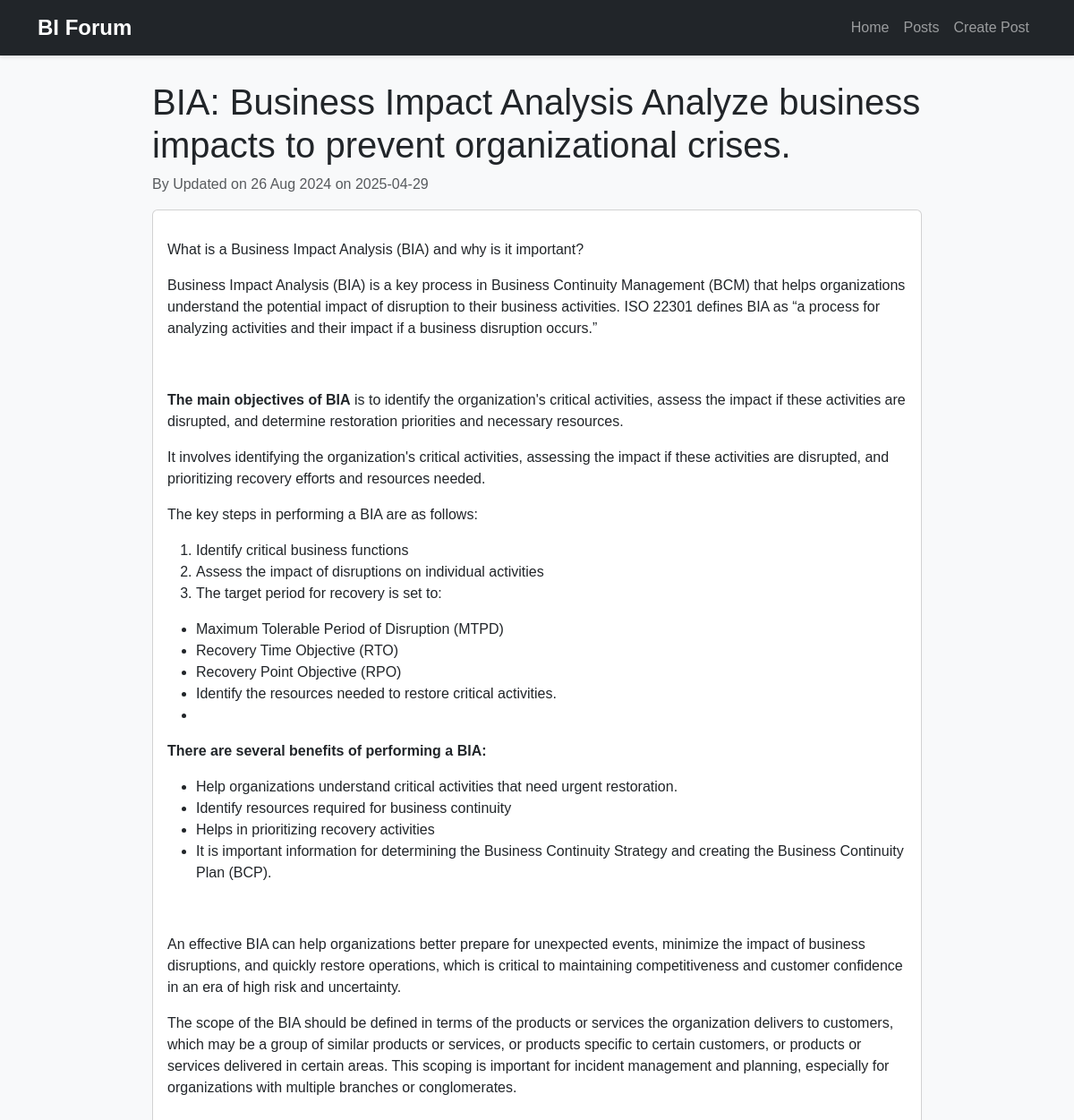
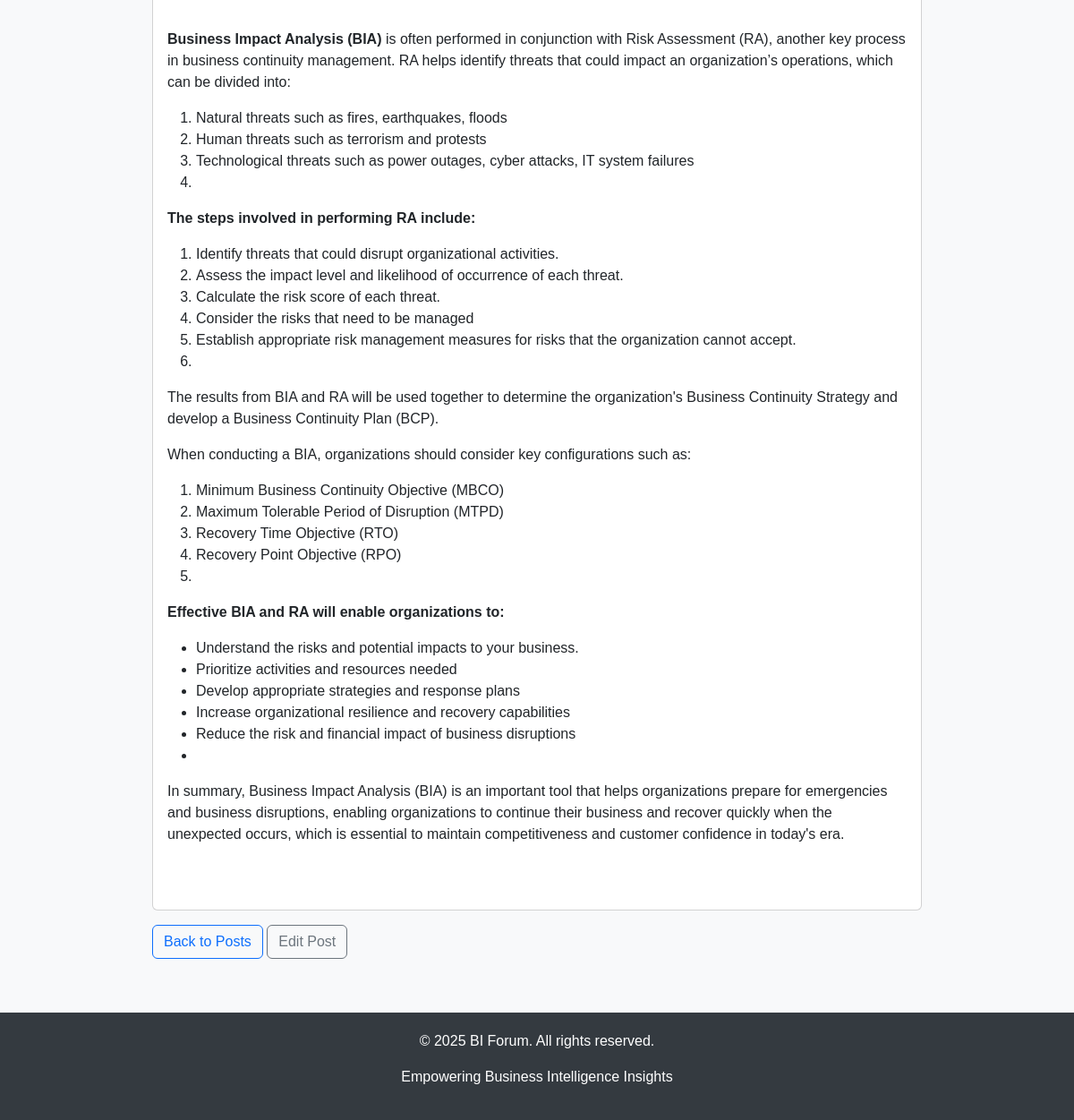
Screenshot of /post/2 with the database file from the repository (2 pictures, top to bottom).
### app.py (models this page shows)
class Post(db.Model):
    id = db.Column(db.Integer, primary_key=True)
    title = db.Column(db.String(100), nullable=False)
    content = db.Column(db.Text, nullable=False)
    author = db.Column(db.String(50), nullable=False)
    created_at = db.Column(db.DateTime, default=datetime.utcnow)

### app.py (the view)
@app.route('/post/<int:post_id>')
def post_detail(post_id):
    post = Post.query.get_or_404(post_id)
    return render_template('post_detail.html', post=post)

### templates/post_detail.html
{% extends "layout.html" %}
{% block content %}
<h1>{{ post.title }}</h1>
<p class="text-muted">
    By {{ post.author }} on {{ post.created_at.strftime('%Y-%m-%d') }}
</p>
<div class="card">
    <div class="card-body">
        <p class="card-text">{{ post.content | safe }}</p>
    </div>
</div>
<a href="{{ url_for('posts') }}" class="btn btn-outline-primary mt-3">Back to Posts</a>
<a href="{{ url_for('edit_post', post_id=post.id) }}" class="btn btn-outline-secondary mt-3">Edit Post</a>
{% endblock %}

### templates/layout.html (style rules this page uses)
body { padding-top: 70px; font-family: 'Arial', sans-serif; background-color: #f8f9fa; }

### rows the page displays
Post: title "BIA: Business Impact Analysis Analyze business impacts to prevent organizational crises.", author "Updated on 26 Aug 2024", created_at "2025-04-29", content "What is a Business Impact Analysis (BIA) and why is it important? Business Impact Analysis (BIA) is a key process in Business Continuity Management (BCM) that helps organizations understand the potential impact of disruption to their business activities. ISO 22301 defines BIA as “a process for analyzing activities and their impact if a business disruption occurs.” The main objectives of BIA is to identify the organization's critical activities, assess the impact if these activities are disrupted, and determine restoration priorities and necessary resources. It involves identifying the organization's critical activities, assessing the impact if these activities are disrupted, and…"
